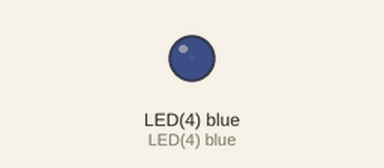
Recording of a program running on a simulated pyboard running MicroPython. Parts: output pins drawn as LEDs (lit = HIGH).

Above: at 0.05 s.
At 0.95 s:
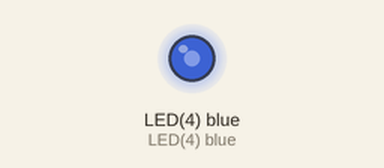
At 1.4 s:
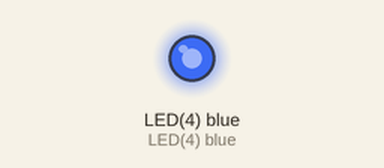
At 2.8 s:
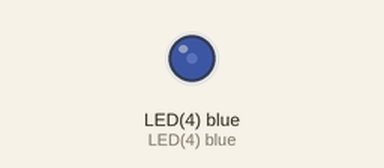
Timing chart, 0 to 7.3 s (numbered marks = the images above):
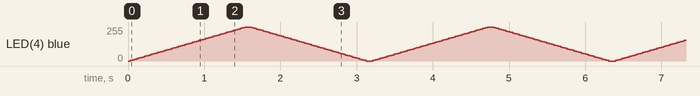

The program:

fade.py
```python
import pyb

led = pyb.LED(4)
brightness = 0
fade_amount = 5

while True:
  led.intensity(brightness)
  brightness += fade_amount
  pyb.delay(30)

  if brightness >  255 or brightness < 0:
    fade_amount *= -1
```
